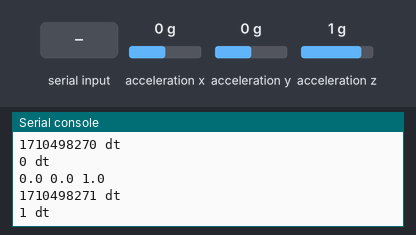
Bench run of a program on a simulated MicroPython board. On the bench: the last lines printed to the serial console. The inputs (shaded band) are chosen by the test bench; at power-on: acceleration x 0 g, acceleration y 0 g, acceleration z 1 g. The clock reads 2024-03-15 10:24:30 at power-on unless the program sets it; library files of the repository ran but are not shown: imu.py.

Above: at 1.4 s.
1.5 s: "1\n" received over the second serial link
3.2 s: acceleration x set to -1.4 g
At 3.6 s:
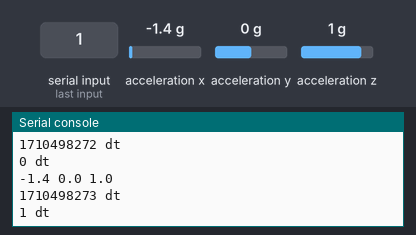
4.7 s: acceleration y set to -1.4 g
At 5.7 s:
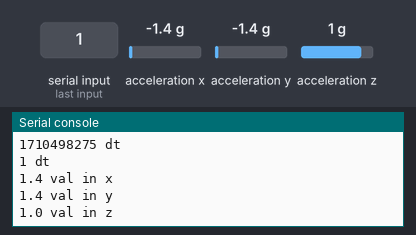
6.7 s: acceleration z set to -1.4 g
At 7.2 s:
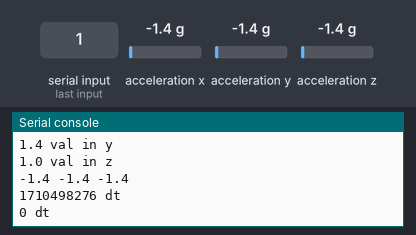

Measured:
- after the input at 3.2 s, the serial console: prints a new line at once (image 1)
- after the input at 4.7 s, the serial console: prints a new line at once (image 2)
- after the input at 6.7 s, the serial console: prints a new line after 0.06 s (image 3)

The program:

mpu_acc_to_velo_to_bt_glove_sensor.py
```python
from machine import Pin, I2C, UART
from imu import MPU6050
import time

# Initialize the I2C bus with a frequency of 400kHz
i2c = I2C(0, sda=Pin(20), scl=Pin(21), freq=400000)

# Initialize the MPU6050 sensor on the I2C bus
imu = MPU6050(i2c)

# Disable the default UART0 on pins 1 and 2
uart = machine.UART(0, baudrate=38400)
uart.deinit()

# Enable UART0 on pins 17 and 16
uart = machine.UART(0, baudrate=38400)
uart.init(tx=Pin(16), rx=Pin(17))


# Store the previous acceleration values
prev_acc_x = 0
prev_acc_y = 0
prev_acc_z = 0
prev_vel_x = 0
prev_vel_y = 0
prev_vel_z = 0
prev_time = time.time()


while True:
    # Check for incoming data
    if uart.any():
        # Read the incoming data as a command
        command = uart.readline()
        # Decode the command and remove the trailing newline character
        print(command.decode().rstrip())

    # Read the sensor data for the X, Y, and Z acceleration values
    acc_x = round(imu.accel.x, 2)
    acc_y = round(imu.accel.y, 2)
    acc_z = round(imu.accel.z, 2)

    # Print the acceleration values
    print(str(acc_x) + " " + str(acc_y) +  " " + str(acc_z) + " ")

    # Read the current time
    current_time = time.time()
    # Print the current time
    print(str(current_time)+ " dt")

    # Calculate the time elapsed since the last iteration
    dt = current_time - prev_time
    # Print the elapsed time
    print(str(dt)+ " dt")

    # Integrate the acceleration values to find the velocity
    vel_x = prev_vel_x + (prev_acc_x + acc_x) * dt / 2
    vel_y = prev_vel_y + (prev_acc_y + acc_y) * dt / 2
    vel_z = prev_vel_z + (prev_acc_z + acc_z) * dt / 2


    if vel_x != 0 and vel_y != 0 and vel_z != 0:

        vel_x = abs(vel_x)
        vel_y = abs(vel_y)
        vel_z = abs(vel_z)

        # Send the calculated velocity values over UART
        uart.write(str(vel_x) + '\n')
        uart.write(str(vel_y) + '\n')
        uart.write(str(vel_z) + '\n')
        # Print the sent velocity values
        print(str(vel_x) + ' val in x')
        print(str(vel_y) + ' val in y')
        print(str(vel_z) + ' val in z')

    #Store the current acceleration and time for the next iteration

    prev_acc_x = acc_x
    prev_acc_y = acc_y
    prev_acc_z = acc_z
    prev_time = current_time

    time.sleep(0.5)


    
```
